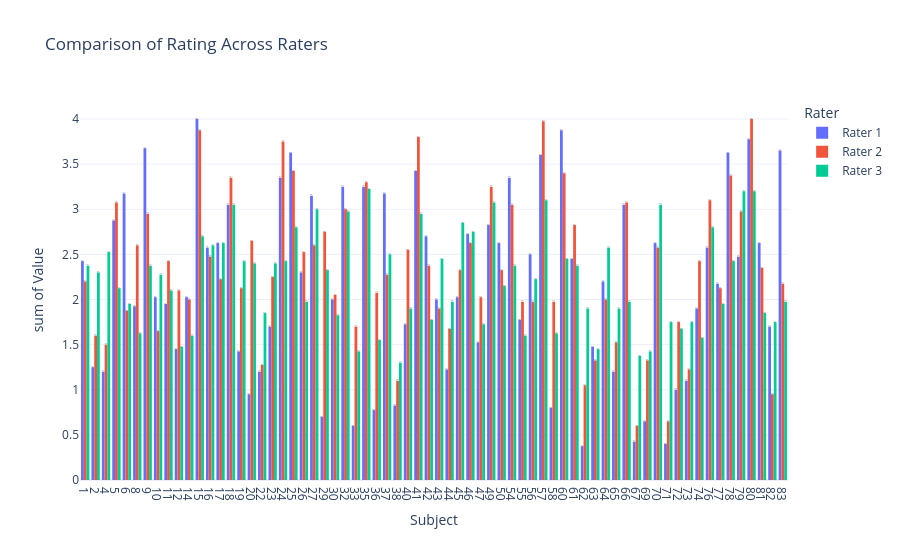
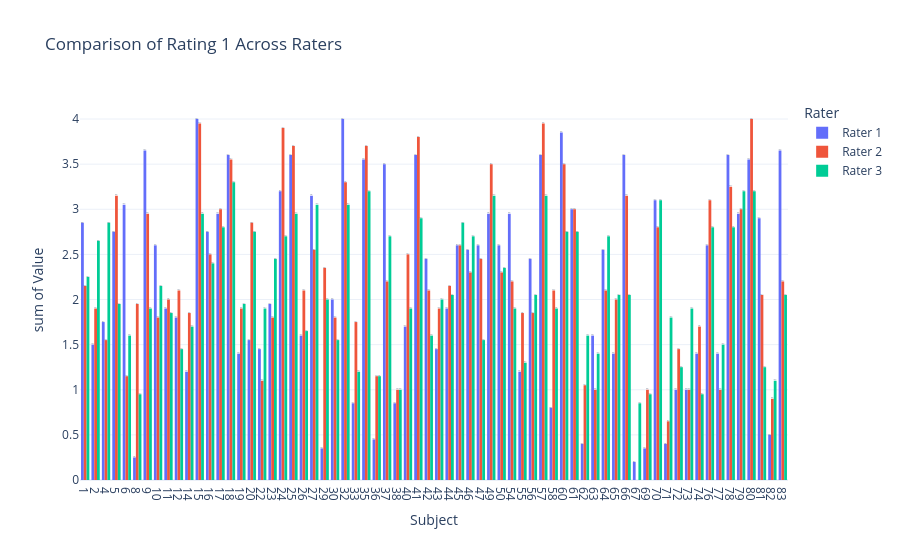
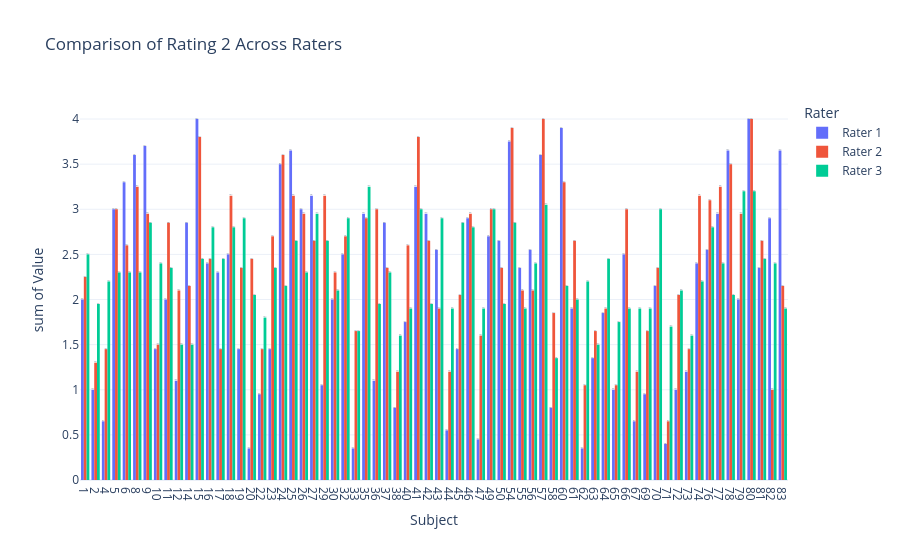
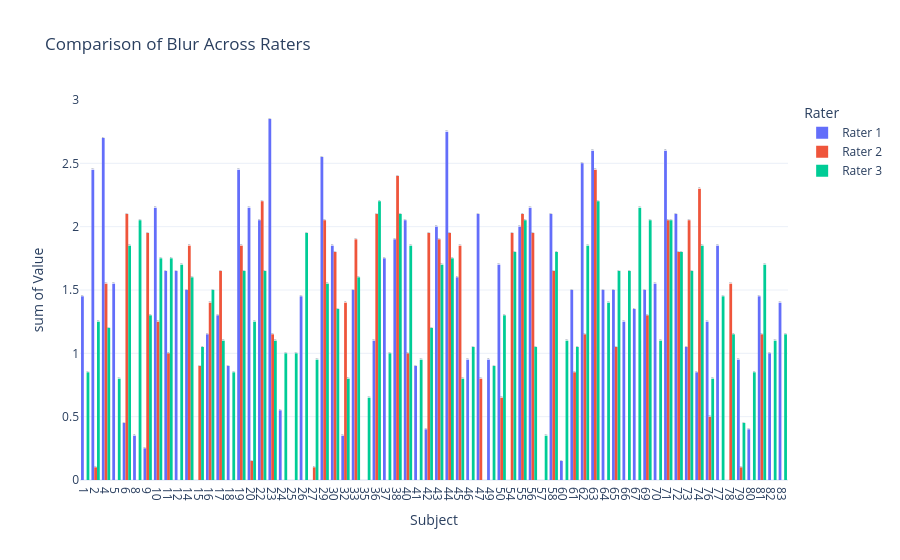

The notebook cell saved with these charts, in order:
### Markdown cell above
## scatter plots - ggplot
Compare ratings between two .csv file

### Code cell
# --- Faceted Plot Function ---
def create_faceted_plots(metrics, raters_data):
    """Creates combined plots for multiple metrics across raters,
       displaying all raters on the same plot for each metric.
    """
    all_data = []

    for rater_index, df in enumerate(raters_data):
        for metric_name, metric_func in metrics.items():
            metric_data = metric_func(df)
            subjects = df['sub'].to_numpy() if 'sub' in df.columns else np.arange(len(metric_data))
            temp_df = pd.DataFrame({
                'Subject': subjects,
                'Value': metric_data,
                'Rater': f'Rater {rater_index + 1}',
                'Metric': metric_name  # Keep track of the metric
            })
            all_data.append(temp_df)

    merged_data = pd.concat(all_data, ignore_index=True)
    is_subject_numeric = all(isinstance(x, (int, float)) for x in merged_data['Subject'].unique())

    # Create separate plots for EACH METRIC (no faceting)
    for metric_name in metrics.keys():
        metric_df = merged_data[merged_data['Metric'] == metric_name]

        fig = px.histogram(
            metric_df,
            x='Subject',
            y='Value',
            color='Rater',
            barmode='group',
            title=f"Comparison of {metric_name} Across Raters",  # Specific title
            template="plotly_white",
        )

        # Customize hover data
        fig.update_traces(
            hovertemplate=(
                f"<b>Subject:</b> %{{x}}<br>"
                f"<b>Value:</b> %{{y}}<br>"
                #f"<b>Rater:</b> %{{text}}"
            ),
            text=metric_df['Rater']
        )
        
        # Set x-axis type based on subject data type
        if is_subject_numeric:
            fig.update_xaxes(type='linear')
        else:
            fig.update_xaxes(
                tickmode='array',
                tickvals=metric_df['Subject'].unique(),
                ticktext=metric_df['Subject'].unique()
            )

        fig.update_layout(legend_title="Rater")
        fig.show()  # Show each plot individually


# raters_data (DYNAMIC VERSION)
raters_data = [all_data[all_data['rater'] == rater] for rater in all_data['rater'].unique()]

# Define metrics
metrics = {
    'Rating': lambda df: np.mean([df['rating1'].to_numpy(), df['rating2'].to_numpy()], axis=0),
    'Rating 1': lambda df: df['rating1'].to_numpy(),
    'Rating 2': lambda df: df['rating2'].to_numpy(),
    'Blur': lambda df: df['blur'].to_numpy(),
    'Noise': lambda df: df['noise'].to_numpy(),
    'Motion': lambda df: df['motion'].to_numpy(),
    'BgAir': lambda df: df['bgair'].to_numpy(),
    'Eyes Closed': lambda df: np.where(df['artifacts'].to_numpy() == "['eyes-open']", 1, 0),
}

create_faceted_plots(metrics, raters_data)

### Figure 1 — Plotly figure (JSON) as saved in the notebook; plotly's stock layout.template omitted (floating-point values rounded to 4 significant figures; data arrays with more than 128 entries replaced by an {"elided": "..."} marker saying what was removed)
{"data": [{"alignmentgroup": "True", "bingroup": "x", "histfunc": "sum", "hovertemplate": "<b>Subject:</b> %{x}<br><b>Value:</b> %{y}<br>", "legendgroup": "Rater 1", "marker": {"color": "#636efa", "pattern": {"shape": ""}}, "name": "Rater 1", "offsetgroup": "Rater 1", "orientation": "v", "showlegend": true, "text": {"elided": "204 str values"}, "type": "histogram", "x": ["1", "2", "4", "5", "6", "8", "9", "10", "11", "12", "14", "15", "16", "17", "18", "19", "20", "22", "23", "24", "25", "26", "27", "29", "30", "32", "33", "35", "36", "37", "38", "40", "41", "42", "43", "44", "45", "46", "47", "49", "50", "54", "55", "56", "57", "58", "60", "61", "62", "63", "64", "65", "66", "67", "69", "70", "71", "72", "73", "74", "76", "77", "78", "79", "80", "81", "82", "83"], "xaxis": "x", "y": [2.425, 1.25, 1.2, 2.875, 3.175, 1.925, 3.675, 2.025, 1.95, 1.45, 2.025, 4.0, 2.575, 2.625, 3.05, 1.425, 0.95, 1.2, 1.7, 3.35, 3.625, 2.3, 3.15, 0.7, 2.0, 3.25, 0.6, 3.25, 0.775, 3.175, 0.825, 1.725, 3.425, 2.7, 2.0, 1.225, 2.025, 2.725, 1.525, 2.825, 2.625, 3.35, 1.775, 2.5, 3.6, 0.8, 3.875, 2.45, 0.375, 1.475, 2.2, 1.2, 3.05, 0.425, 0.65, 2.625, 0.4, 1.0, 1.1, 1.9, 2.575, 2.175, 3.625, 2.475, 3.775, 2.625, 1.7, 3.65], "yaxis": "y"}, {"alignmentgroup": "True", "bingroup": "x", "histfunc": "sum", "hovertemplate": "<b>Subject:</b> %{x}<br><b>Value:</b> %{y}<br>", "legendgroup": "Rater 2", "marker": {"color": "#EF553B", "pattern": {"shape": ""}}, "name": "Rater 2", "offsetgroup": "Rater 2", "orientation": "v", "showlegend": true, "text": {"elided": "204 str values"}, "type": "histogram", "x": ["1", "2", "4", "5", "6", "8", "9", "10", "11", "12", "14", "15", "16", "17", "18", "19", "20", "22", "23", "24", "25", "26", "27", "29", "30", "32", "33", "35", "36", "37", "38", "40", "41", "42", "43", "44", "45", "46", "47", "49", "50", "54", "55", "56", "57", "58", "60", "61", "62", "63", "64", "65", "66", "67", "69", "70", "71", "72", "73", "74", "76", "77", "78", "79", "80", "81", "82", "83"], "xaxis": "x", "y": [2.2, 1.6, 1.5, 3.075, 1.875, 2.6, 2.95, 1.65, 2.425, 2.1, 2.0, 3.875, 2.475, 2.225, 3.35, 2.125, 2.65, 1.275, 2.25, 3.75, 3.425, 2.525, 2.6, 2.75, 2.05, 3.0, 1.7, 3.3, 2.075, 2.275, 1.1, 2.55, 3.8, 2.375, 1.9, 1.675, 2.325, 2.625, 2.025, 3.25, 2.325, 3.05, 1.975, 1.975, 3.975, 1.975, 3.4, 2.825, 1.05, 1.325, 2.0, 1.525, 3.075, 0.6, 1.325, 2.575, 0.65, 1.75, 1.225, 2.425, 3.1, 2.125, 3.375, 2.975, 4.0, 2.35, 0.95, 2.175], "yaxis": "y"}, {"alignmentgroup": "True", "bingroup": "x", "histfunc": "sum", "hovertemplate": "<b>Subject:</b> %{x}<br><b>Value:</b> %{y}<br>", "legendgroup": "Rater 3", "marker": {"color": "#00cc96", "pattern": {"shape": ""}}, "name": "Rater 3", "offsetgroup": "Rater 3", "orientation": "v", "showlegend": true, "text": {"elided": "204 str values"}, "type": "histogram", "x": ["1", "2", "4", "5", "6", "8", "9", "10", "11", "12", "14", "15", "16", "17", "18", "19", "20", "22", "23", "24", "25", "26", "27", "29", "30", "32", "33", "35", "36", "37", "38", "40", "41", "42", "43", "44", "45", "46", "47", "49", "50", "54", "55", "56", "57", "58", "60", "61", "62", "63", "64", "65", "66", "67", "69", "70", "71", "72", "73", "74", "76", "77", "78", "79", "80", "81", "82", "83"], "xaxis": "x", "y": [2.375, 2.3, 2.525, 2.125, 1.95, 1.625, 2.375, 2.275, 2.1, 1.475, 1.6, 2.7, 2.6, 2.625, 3.05, 2.425, 2.4, 1.85, 2.4, 2.425, 2.8, 1.975, 3.0, 2.325, 1.825, 2.975, 1.425, 3.225, 1.55, 2.5, 1.3, 1.9, 2.95, 1.775, 2.45, 1.975, 2.85, 2.75, 1.725, 3.075, 2.15, 2.375, 1.6, 2.225, 3.1, 1.625, 2.45, 2.375, 1.9, 1.45, 2.575, 1.9, 1.975, 1.375, 1.425, 3.05, 1.75, 1.675, 1.75, 1.575, 2.8, 1.95, 2.425, 3.2, 3.2, 1.85, 1.75, 1.975], "yaxis": "y"}], "layout": {"barmode": "group", "legend": {"title": {"text": "Rater"}, "tracegroupgap": 0}, "title": {"text": "Comparison of Rating Across Raters"}, "xaxis": {"anchor": "y", "domain": [0, 1], "tickmode": "array", "ticktext": ["1", "2", "4", "5", "6", "8", "9", "10", "11", "12", "14", "15", "16", "17", "18", "19", "20", "22", "23", "24", "25", "26", "27", "29", "30", "32", "33", "35", "36", "37", "38", "40", "41", "42", "43", "44", "45", "46", "47", "49", "50", "54", "55", "56", "57", "58", "60", "61", "62", "63", "64", "65", "66", "67", "69", "70", "71", "72", "73", "74", "76", "77", "78", "79", "80", "81", "82", "83"], "tickvals": ["1", "2", "4", "5", "6", "8", "9", "10", "11", "12", "14", "15", "16", "17", "18", "19", "20", "22", "23", "24", "25", "26", "27", "29", "30", "32", "33", "35", "36", "37", "38", "40", "41", "42", "43", "44", "45", "46", "47", "49", "50", "54", "55", "56", "57", "58", "60", "61", "62", "63", "64", "65", "66", "67", "69", "70", "71", "72", "73", "74", "76", "77", "78", "79", "80", "81", "82", "83"], "title": {"text": "Subject"}}, "yaxis": {"anchor": "x", "domain": [0, 1], "title": {"text": "sum of Value"}}}}

### Figure 2 — Plotly figure (JSON) as saved in the notebook; plotly's stock layout.template omitted (floating-point values rounded to 4 significant figures; data arrays with more than 128 entries replaced by an {"elided": "..."} marker saying what was removed)
{"data": [{"alignmentgroup": "True", "bingroup": "x", "histfunc": "sum", "hovertemplate": "<b>Subject:</b> %{x}<br><b>Value:</b> %{y}<br>", "legendgroup": "Rater 1", "marker": {"color": "#636efa", "pattern": {"shape": ""}}, "name": "Rater 1", "offsetgroup": "Rater 1", "orientation": "v", "showlegend": true, "text": {"elided": "204 str values"}, "type": "histogram", "x": ["1", "2", "4", "5", "6", "8", "9", "10", "11", "12", "14", "15", "16", "17", "18", "19", "20", "22", "23", "24", "25", "26", "27", "29", "30", "32", "33", "35", "36", "37", "38", "40", "41", "42", "43", "44", "45", "46", "47", "49", "50", "54", "55", "56", "57", "58", "60", "61", "62", "63", "64", "65", "66", "67", "69", "70", "71", "72", "73", "74", "76", "77", "78", "79", "80", "81", "82", "83"], "xaxis": "x", "y": [2.85, 1.5, 1.75, 2.75, 3.05, 0.25, 3.65, 2.6, 1.9, 1.8, 1.2, 4.0, 2.75, 2.95, 3.6, 1.4, 1.55, 1.45, 1.95, 3.2, 3.6, 1.6, 3.15, 0.35, 2.0, 4.0, 0.85, 3.55, 0.45, 3.5, 0.85, 1.7, 3.6, 2.45, 1.45, 1.9, 2.6, 2.55, 2.6, 2.95, 2.6, 2.95, 1.2, 2.45, 3.6, 0.8, 3.85, 3.0, 0.4, 1.6, 2.55, 1.4, 3.6, 0.2, 0.35, 3.1, 0.4, 1.0, 1.0, 1.4, 2.6, 1.4, 3.6, 2.95, 3.55, 2.9, 0.5, 3.65], "yaxis": "y"}, {"alignmentgroup": "True", "bingroup": "x", "histfunc": "sum", "hovertemplate": "<b>Subject:</b> %{x}<br><b>Value:</b> %{y}<br>", "legendgroup": "Rater 2", "marker": {"color": "#EF553B", "pattern": {"shape": ""}}, "name": "Rater 2", "offsetgroup": "Rater 2", "orientation": "v", "showlegend": true, "text": {"elided": "204 str values"}, "type": "histogram", "x": ["1", "2", "4", "5", "6", "8", "9", "10", "11", "12", "14", "15", "16", "17", "18", "19", "20", "22", "23", "24", "25", "26", "27", "29", "30", "32", "33", "35", "36", "37", "38", "40", "41", "42", "43", "44", "45", "46", "47", "49", "50", "54", "55", "56", "57", "58", "60", "61", "62", "63", "64", "65", "66", "67", "69", "70", "71", "72", "73", "74", "76", "77", "78", "79", "80", "81", "82", "83"], "xaxis": "x", "y": [2.15, 1.9, 1.55, 3.15, 1.15, 1.95, 2.95, 1.8, 2.0, 2.1, 1.85, 3.95, 2.5, 3.0, 3.55, 1.9, 2.85, 1.1, 1.8, 3.9, 3.7, 2.1, 2.55, 2.35, 1.8, 3.3, 1.75, 3.7, 1.15, 2.2, 1.0, 2.5, 3.8, 2.1, 1.9, 2.15, 2.6, 2.3, 2.45, 3.5, 2.3, 2.2, 1.85, 1.85, 3.95, 2.1, 3.5, 3.0, 1.05, 1.0, 2.1, 2.0, 3.15, 0.0, 1.0, 2.8, 0.65, 1.45, 1.0, 1.7, 3.1, 1.0, 3.25, 3.0, 4.0, 2.05, 0.9, 2.2], "yaxis": "y"}, {"alignmentgroup": "True", "bingroup": "x", "histfunc": "sum", "hovertemplate": "<b>Subject:</b> %{x}<br><b>Value:</b> %{y}<br>", "legendgroup": "Rater 3", "marker": {"color": "#00cc96", "pattern": {"shape": ""}}, "name": "Rater 3", "offsetgroup": "Rater 3", "orientation": "v", "showlegend": true, "text": {"elided": "204 str values"}, "type": "histogram", "x": ["1", "2", "4", "5", "6", "8", "9", "10", "11", "12", "14", "15", "16", "17", "18", "19", "20", "22", "23", "24", "25", "26", "27", "29", "30", "32", "33", "35", "36", "37", "38", "40", "41", "42", "43", "44", "45", "46", "47", "49", "50", "54", "55", "56", "57", "58", "60", "61", "62", "63", "64", "65", "66", "67", "69", "70", "71", "72", "73", "74", "76", "77", "78", "79", "80", "81", "82", "83"], "xaxis": "x", "y": [2.25, 2.65, 2.85, 1.95, 1.6, 0.95, 1.9, 2.15, 1.85, 1.45, 1.7, 2.95, 2.4, 2.8, 3.3, 1.95, 2.75, 1.9, 2.45, 2.7, 2.95, 1.65, 3.05, 2.0, 1.55, 3.05, 1.2, 3.2, 1.15, 2.7, 1.0, 1.9, 2.9, 1.6, 2.0, 2.05, 2.85, 2.7, 1.55, 3.15, 2.35, 1.9, 1.3, 2.05, 3.15, 1.9, 2.75, 2.75, 1.6, 1.4, 2.7, 2.05, 2.05, 0.85, 0.95, 3.1, 1.8, 1.25, 1.9, 0.95, 2.8, 1.5, 2.8, 3.2, 3.2, 1.25, 1.1, 2.05], "yaxis": "y"}], "layout": {"barmode": "group", "legend": {"title": {"text": "Rater"}, "tracegroupgap": 0}, "title": {"text": "Comparison of Rating 1 Across Raters"}, "xaxis": {"anchor": "y", "domain": [0, 1], "tickmode": "array", "ticktext": ["1", "2", "4", "5", "6", "8", "9", "10", "11", "12", "14", "15", "16", "17", "18", "19", "20", "22", "23", "24", "25", "26", "27", "29", "30", "32", "33", "35", "36", "37", "38", "40", "41", "42", "43", "44", "45", "46", "47", "49", "50", "54", "55", "56", "57", "58", "60", "61", "62", "63", "64", "65", "66", "67", "69", "70", "71", "72", "73", "74", "76", "77", "78", "79", "80", "81", "82", "83"], "tickvals": ["1", "2", "4", "5", "6", "8", "9", "10", "11", "12", "14", "15", "16", "17", "18", "19", "20", "22", "23", "24", "25", "26", "27", "29", "30", "32", "33", "35", "36", "37", "38", "40", "41", "42", "43", "44", "45", "46", "47", "49", "50", "54", "55", "56", "57", "58", "60", "61", "62", "63", "64", "65", "66", "67", "69", "70", "71", "72", "73", "74", "76", "77", "78", "79", "80", "81", "82", "83"], "title": {"text": "Subject"}}, "yaxis": {"anchor": "x", "domain": [0, 1], "title": {"text": "sum of Value"}}}}

### Figure 3 — Plotly figure (JSON) as saved in the notebook; plotly's stock layout.template omitted (floating-point values rounded to 4 significant figures; data arrays with more than 128 entries replaced by an {"elided": "..."} marker saying what was removed)
{"data": [{"alignmentgroup": "True", "bingroup": "x", "histfunc": "sum", "hovertemplate": "<b>Subject:</b> %{x}<br><b>Value:</b> %{y}<br>", "legendgroup": "Rater 1", "marker": {"color": "#636efa", "pattern": {"shape": ""}}, "name": "Rater 1", "offsetgroup": "Rater 1", "orientation": "v", "showlegend": true, "text": {"elided": "204 str values"}, "type": "histogram", "x": ["1", "2", "4", "5", "6", "8", "9", "10", "11", "12", "14", "15", "16", "17", "18", "19", "20", "22", "23", "24", "25", "26", "27", "29", "30", "32", "33", "35", "36", "37", "38", "40", "41", "42", "43", "44", "45", "46", "47", "49", "50", "54", "55", "56", "57", "58", "60", "61", "62", "63", "64", "65", "66", "67", "69", "70", "71", "72", "73", "74", "76", "77", "78", "79", "80", "81", "82", "83"], "xaxis": "x", "y": [2.0, 1.0, 0.65, 3.0, 3.3, 3.6, 3.7, 1.45, 2.0, 1.1, 2.85, 4.0, 2.4, 2.3, 2.5, 1.45, 0.35, 0.95, 1.45, 3.5, 3.65, 3.0, 3.15, 1.05, 2.0, 2.5, 0.35, 2.95, 1.1, 2.85, 0.8, 1.75, 3.25, 2.95, 2.55, 0.55, 1.45, 2.9, 0.45, 2.7, 2.65, 3.75, 2.35, 2.55, 3.6, 0.8, 3.9, 1.9, 0.35, 1.35, 1.85, 1.0, 2.5, 0.65, 0.95, 2.15, 0.4, 1.0, 1.2, 2.4, 2.55, 2.95, 3.65, 2.0, 4.0, 2.35, 2.9, 3.65], "yaxis": "y"}, {"alignmentgroup": "True", "bingroup": "x", "histfunc": "sum", "hovertemplate": "<b>Subject:</b> %{x}<br><b>Value:</b> %{y}<br>", "legendgroup": "Rater 2", "marker": {"color": "#EF553B", "pattern": {"shape": ""}}, "name": "Rater 2", "offsetgroup": "Rater 2", "orientation": "v", "showlegend": true, "text": {"elided": "204 str values"}, "type": "histogram", "x": ["1", "2", "4", "5", "6", "8", "9", "10", "11", "12", "14", "15", "16", "17", "18", "19", "20", "22", "23", "24", "25", "26", "27", "29", "30", "32", "33", "35", "36", "37", "38", "40", "41", "42", "43", "44", "45", "46", "47", "49", "50", "54", "55", "56", "57", "58", "60", "61", "62", "63", "64", "65", "66", "67", "69", "70", "71", "72", "73", "74", "76", "77", "78", "79", "80", "81", "82", "83"], "xaxis": "x", "y": [2.25, 1.3, 1.45, 3.0, 2.6, 3.25, 2.95, 1.5, 2.85, 2.1, 2.15, 3.8, 2.45, 1.45, 3.15, 2.35, 2.45, 1.45, 2.7, 3.6, 3.15, 2.95, 2.65, 3.15, 2.3, 2.7, 1.65, 2.9, 3.0, 2.35, 1.2, 2.6, 3.8, 2.65, 1.9, 1.2, 2.05, 2.95, 1.6, 3.0, 2.35, 3.9, 2.1, 2.1, 4.0, 1.85, 3.3, 2.65, 1.05, 1.65, 1.9, 1.05, 3.0, 1.2, 1.65, 2.35, 0.65, 2.05, 1.45, 3.15, 3.1, 3.25, 3.5, 2.95, 4.0, 2.65, 1.0, 2.15], "yaxis": "y"}, {"alignmentgroup": "True", "bingroup": "x", "histfunc": "sum", "hovertemplate": "<b>Subject:</b> %{x}<br><b>Value:</b> %{y}<br>", "legendgroup": "Rater 3", "marker": {"color": "#00cc96", "pattern": {"shape": ""}}, "name": "Rater 3", "offsetgroup": "Rater 3", "orientation": "v", "showlegend": true, "text": {"elided": "204 str values"}, "type": "histogram", "x": ["1", "2", "4", "5", "6", "8", "9", "10", "11", "12", "14", "15", "16", "17", "18", "19", "20", "22", "23", "24", "25", "26", "27", "29", "30", "32", "33", "35", "36", "37", "38", "40", "41", "42", "43", "44", "45", "46", "47", "49", "50", "54", "55", "56", "57", "58", "60", "61", "62", "63", "64", "65", "66", "67", "69", "70", "71", "72", "73", "74", "76", "77", "78", "79", "80", "81", "82", "83"], "xaxis": "x", "y": [2.5, 1.95, 2.2, 2.3, 2.3, 2.3, 2.85, 2.4, 2.35, 1.5, 1.5, 2.45, 2.8, 2.45, 2.8, 2.9, 2.05, 1.8, 2.35, 2.15, 2.65, 2.3, 2.95, 2.65, 2.1, 2.9, 1.65, 3.25, 1.95, 2.3, 1.6, 1.9, 3.0, 1.95, 2.9, 1.9, 2.85, 2.8, 1.9, 3.0, 1.95, 2.85, 1.9, 2.4, 3.05, 1.35, 2.15, 2.0, 2.2, 1.5, 2.45, 1.75, 1.9, 1.9, 1.9, 3.0, 1.7, 2.1, 1.6, 2.2, 2.8, 2.4, 2.05, 3.2, 3.2, 2.45, 2.4, 1.9], "yaxis": "y"}], "layout": {"barmode": "group", "legend": {"title": {"text": "Rater"}, "tracegroupgap": 0}, "title": {"text": "Comparison of Rating 2 Across Raters"}, "xaxis": {"anchor": "y", "domain": [0, 1], "tickmode": "array", "ticktext": ["1", "2", "4", "5", "6", "8", "9", "10", "11", "12", "14", "15", "16", "17", "18", "19", "20", "22", "23", "24", "25", "26", "27", "29", "30", "32", "33", "35", "36", "37", "38", "40", "41", "42", "43", "44", "45", "46", "47", "49", "50", "54", "55", "56", "57", "58", "60", "61", "62", "63", "64", "65", "66", "67", "69", "70", "71", "72", "73", "74", "76", "77", "78", "79", "80", "81", "82", "83"], "tickvals": ["1", "2", "4", "5", "6", "8", "9", "10", "11", "12", "14", "15", "16", "17", "18", "19", "20", "22", "23", "24", "25", "26", "27", "29", "30", "32", "33", "35", "36", "37", "38", "40", "41", "42", "43", "44", "45", "46", "47", "49", "50", "54", "55", "56", "57", "58", "60", "61", "62", "63", "64", "65", "66", "67", "69", "70", "71", "72", "73", "74", "76", "77", "78", "79", "80", "81", "82", "83"], "title": {"text": "Subject"}}, "yaxis": {"anchor": "x", "domain": [0, 1], "title": {"text": "sum of Value"}}}}

### Figure 4 — Plotly figure (JSON) as saved in the notebook; plotly's stock layout.template omitted (floating-point values rounded to 4 significant figures; data arrays with more than 128 entries replaced by an {"elided": "..."} marker saying what was removed)
{"data": [{"alignmentgroup": "True", "bingroup": "x", "histfunc": "sum", "hovertemplate": "<b>Subject:</b> %{x}<br><b>Value:</b> %{y}<br>", "legendgroup": "Rater 1", "marker": {"color": "#636efa", "pattern": {"shape": ""}}, "name": "Rater 1", "offsetgroup": "Rater 1", "orientation": "v", "showlegend": true, "text": {"elided": "204 str values"}, "type": "histogram", "x": ["1", "2", "4", "5", "6", "8", "9", "10", "11", "12", "14", "15", "16", "17", "18", "19", "20", "22", "23", "24", "25", "26", "27", "29", "30", "32", "33", "35", "36", "37", "38", "40", "41", "42", "43", "44", "45", "46", "47", "49", "50", "54", "55", "56", "57", "58", "60", "61", "62", "63", "64", "65", "66", "67", "69", "70", "71", "72", "73", "74", "76", "77", "78", "79", "80", "81", "82", "83"], "xaxis": "x", "y": [1.45, 2.45, 2.7, 1.55, 0.45, 0.35, 0.25, 2.15, 1.65, 1.65, 1.5, 0.0, 1.15, 1.3, 0.9, 2.45, 2.15, 2.05, 2.85, 0.55, 0.0, 1.45, 0.0, 2.55, 1.85, 0.35, 1.5, 0.0, 1.1, 1.75, 1.9, 2.05, 0.9, 0.4, 2.0, 2.75, 1.6, 0.95, 2.1, 0.95, 1.7, 0.0, 2.0, 2.15, 0.0, 2.1, 0.15, 1.5, 2.5, 2.6, 1.5, 1.5, 1.25, 1.35, 1.5, 1.55, 2.6, 2.1, 1.05, 0.85, 1.25, 1.85, 0.0, 0.95, 0.4, 1.45, 1.0, 1.4], "yaxis": "y"}, {"alignmentgroup": "True", "bingroup": "x", "histfunc": "sum", "hovertemplate": "<b>Subject:</b> %{x}<br><b>Value:</b> %{y}<br>", "legendgroup": "Rater 2", "marker": {"color": "#EF553B", "pattern": {"shape": ""}}, "name": "Rater 2", "offsetgroup": "Rater 2", "orientation": "v", "showlegend": true, "text": {"elided": "204 str values"}, "type": "histogram", "x": ["1", "2", "4", "5", "6", "8", "9", "10", "11", "12", "14", "15", "16", "17", "18", "19", "20", "22", "23", "24", "25", "26", "27", "29", "30", "32", "33", "35", "36", "37", "38", "40", "41", "42", "43", "44", "45", "46", "47", "49", "50", "54", "55", "56", "57", "58", "60", "61", "62", "63", "64", "65", "66", "67", "69", "70", "71", "72", "73", "74", "76", "77", "78", "79", "80", "81", "82", "83"], "xaxis": "x", "y": [0.0, 0.1, 1.55, 0.0, 2.1, 0.0, 1.95, 1.25, 1.0, 0.0, 1.85, 0.9, 1.4, 1.65, 0.0, 1.85, 0.15, 2.2, 1.15, 0.0, 0.0, 0.0, 0.1, 2.05, 1.8, 1.4, 1.9, 0.0, 2.1, 0.0, 2.4, 1.0, 0.0, 1.95, 1.9, 1.95, 1.85, 0.0, 0.8, 0.0, 0.65, 1.95, 2.1, 1.95, 0.0, 1.65, 0.0, 0.85, 1.15, 2.45, 0.0, 1.05, 0.0, 0.0, 1.3, 0.0, 2.05, 1.8, 2.05, 2.3, 0.5, 0.0, 1.55, 0.1, 0.0, 1.15, 0.0, 0.0], "yaxis": "y"}, {"alignmentgroup": "True", "bingroup": "x", "histfunc": "sum", "hovertemplate": "<b>Subject:</b> %{x}<br><b>Value:</b> %{y}<br>", "legendgroup": "Rater 3", "marker": {"color": "#00cc96", "pattern": {"shape": ""}}, "name": "Rater 3", "offsetgroup": "Rater 3", "orientation": "v", "showlegend": true, "text": {"elided": "204 str values"}, "type": "histogram", "x": ["1", "2", "4", "5", "6", "8", "9", "10", "11", "12", "14", "15", "16", "17", "18", "19", "20", "22", "23", "24", "25", "26", "27", "29", "30", "32", "33", "35", "36", "37", "38", "40", "41", "42", "43", "44", "45", "46", "47", "49", "50", "54", "55", "56", "57", "58", "60", "61", "62", "63", "64", "65", "66", "67", "69", "70", "71", "72", "73", "74", "76", "77", "78", "79", "80", "81", "82", "83"], "xaxis": "x", "y": [0.85, 1.25, 1.2, 0.8, 1.85, 2.05, 1.3, 1.75, 1.75, 1.7, 1.6, 1.05, 1.5, 1.1, 0.85, 1.65, 1.25, 1.65, 1.1, 1.0, 1.0, 1.95, 0.95, 1.55, 1.35, 0.8, 1.6, 0.65, 2.2, 1.0, 2.1, 1.85, 0.95, 1.2, 1.7, 1.75, 0.8, 1.05, 0.0, 0.9, 1.3, 1.8, 2.05, 1.05, 0.35, 1.8, 1.1, 1.05, 1.85, 2.2, 1.4, 1.65, 1.65, 2.15, 2.05, 1.1, 2.05, 1.8, 1.65, 1.85, 0.8, 1.45, 1.15, 0.45, 0.85, 1.7, 1.1, 1.15], "yaxis": "y"}], "layout": {"barmode": "group", "legend": {"title": {"text": "Rater"}, "tracegroupgap": 0}, "title": {"text": "Comparison of Blur Across Raters"}, "xaxis": {"anchor": "y", "domain": [0, 1], "tickmode": "array", "ticktext": ["1", "2", "4", "5", "6", "8", "9", "10", "11", "12", "14", "15", "16", "17", "18", "19", "20", "22", "23", "24", "25", "26", "27", "29", "30", "32", "33", "35", "36", "37", "38", "40", "41", "42", "43", "44", "45", "46", "47", "49", "50", "54", "55", "56", "57", "58", "60", "61", "62", "63", "64", "65", "66", "67", "69", "70", "71", "72", "73", "74", "76", "77", "78", "79", "80", "81", "82", "83"], "tickvals": ["1", "2", "4", "5", "6", "8", "9", "10", "11", "12", "14", "15", "16", "17", "18", "19", "20", "22", "23", "24", "25", "26", "27", "29", "30", "32", "33", "35", "36", "37", "38", "40", "41", "42", "43", "44", "45", "46", "47", "49", "50", "54", "55", "56", "57", "58", "60", "61", "62", "63", "64", "65", "66", "67", "69", "70", "71", "72", "73", "74", "76", "77", "78", "79", "80", "81", "82", "83"], "title": {"text": "Subject"}}, "yaxis": {"anchor": "x", "domain": [0, 1], "title": {"text": "sum of Value"}}}}
